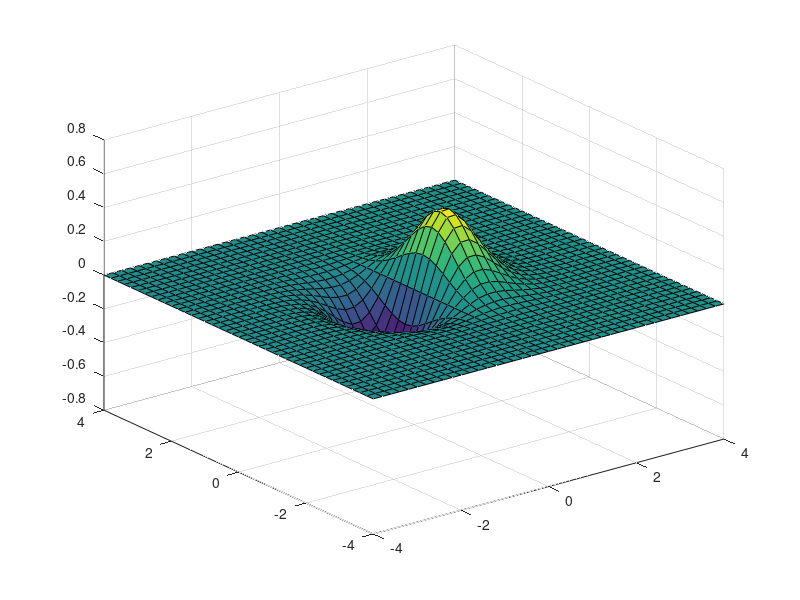

The MATLAB source for this figure:
clc; clear all; close all; 

a = -3; b = 3;
alpha=6; beta=2;
t=a:0.1:b;
r = @(t) sin(t+2)+2.*t.^5 -5;
N = 30;

x=-4:0.2:4;
y=x;
[X,Y] = meshgrid(x);
surf(X,Y,X.*exp(-X.^2 - Y.^2)); hold on;
try
  [soln,t] = onda(a,b,alpha,beta,r,N);
  figure(1)
  plot(t,soln,'-'); hold on;

catch err
  fprintf('Error: %s\n',err.message);
end_try_catch
hold off;
